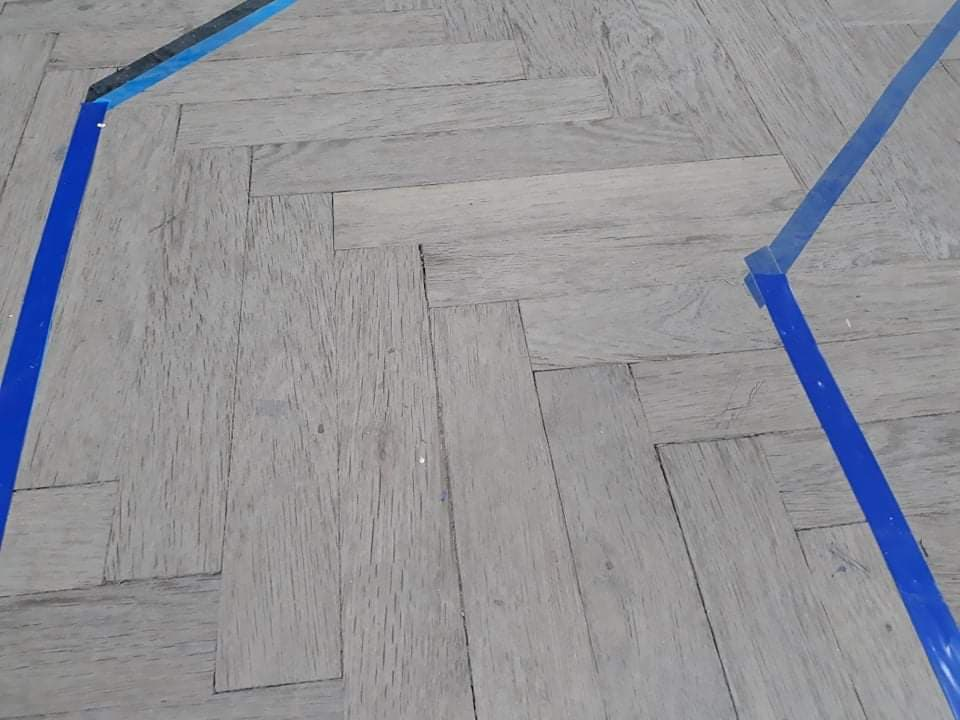
#> input picture Data/road3.jpg, 960 x 720 px
$ python -i core.py   (imports and definitions only)
#> lines starting #> are read from the running program, lines starting #| are printed output that depends on the picture; after the words box and inside, x2 and y2 are one past the last pixel; in counts of white or black regions, pixels touching at a corner belong together
import cv2
import numpy as np
import math
import urllib.request
import sys

_SHOW_IMAGE = False
# CAMERA_IP = 'http://192.168.1.7:8080/video'
CAMERA_IP = 'http://192.168.1.7:8080/shot.jpg'


class HandCodedLaneFollower(object):

    def __init__(self, car=None):
        #print('Creating a HandCodedLaneFollower...')
        self.car = car
        self.curr_steering_angle = 90

    def follow_lane(self, frame):
        # Main entry point of the lane follower
        # show_image("orig", frame)

        lane_lines, frame = detect_lane(frame)
        final_frame = self.steer(frame, lane_lines)

        return final_frame

    def steer(self, frame, lane_lines):
        # print('steering...')
        if len(lane_lines) == 0:
            #print('No lane lines detected, nothing to do.')
            return frame

        new_steering_angle = compute_steering_angle(frame, lane_lines)
        self.curr_steering_angle = stabilize_steering_angle(
            self.curr_steering_angle, new_steering_angle, len(lane_lines))

        if self.car is not None:
            self.car.front_wheels.turn(self.curr_steering_angle)
        curr_heading_image = display_heading_line(
            frame, self.curr_steering_angle)
        show_image("heading", curr_heading_image)

        return curr_heading_image


############################
# Frame processing steps
############################
def detect_lane(frame):
    #print('detecting lane lines...')

    edges = detect_edges(frame)
    show_image('edges', edges)

    cropped_edges = region_of_interest(edges)
    show_image('ROI', cropped_edges,show=True)

    line_segments = detect_line_segments(cropped_edges)
    line_segment_image = display_lines(frame, line_segments)
    show_image("line segments", line_segment_image,show=False)

    lane_lines = average_slope_intercept(frame, line_segments)
    lane_lines_image = display_lines(frame, lane_lines)
    show_image("lane lines", lane_lines_image)

    return lane_lines, lane_lines_image


def detect_edges(frame):
    # filter for blue lane lines
    hsv = cv2.cvtColor(frame, cv2.COLOR_BGR2HSV)
    show_image("hsv", hsv)
    lower_blue = np.array([30, 40, 0])
    upper_blue = np.array([150, 255, 255])
    mask = cv2.inRange(hsv, lower_blue, upper_blue)
    # lower_black = np.array([0, 0, 0])
    # upper_black = np.array([179, 255, 30])
    # mask = cv2.inRange(hsv, lower_black, upper_black)
    show_image("binary frame", mask,show=True)

    # detect edges
    edges = cv2.Canny(mask, 100, 400)

    return edges


# [20 lines left out: function detect_edges_old, not called in this run]


def region_of_interest(canny):
    height, width = canny.shape
    mask = np.zeros_like(canny)

    # only focus bottom half of the screen

    polygon = np.array([[
        (0, height * 1 / 2),
        (width, height * 1 / 2),
        (width, height),
        (0, height),
    ]], np.int32)

    cv2.fillPoly(mask, polygon, 255)
    show_image("mask", mask)
    masked_image = cv2.bitwise_and(canny, mask)
    return masked_image


def detect_line_segments(cropped_edges):
    # tuning min_threshold, minLineLength, maxLineGap is a trial and error process by hand
    rho = 1  # precision in pixel, i.e. 1 pixel
    angle = np.pi / 180  # degree in radian, i.e. 1 degree
    min_threshold = 10  # minimal of votes
    line_segments = cv2.HoughLinesP(cropped_edges, rho, angle, min_threshold, np.array([]), minLineLength=8,
                                    maxLineGap=4)

    if line_segments is not None:
        for line_segment in line_segments:
            pass
            # print('detected line_segment:')
            # print(line_segment[0])

    return line_segments


def average_slope_intercept(frame, line_segments):
    """
    This function combines line segments into one or two lane lines
    If all line slopes are < 0: then we only have detected left lane
    If all line slopes are > 0: then we only have detected right lane
    """
    lane_lines = []
    if line_segments is None:
        #print('No line_segment segments detected')
        return lane_lines

    height, width, _ = frame.shape
    left_fit = []
    right_fit = []

    boundary = 1/3
    # left lane line segment should be on left 2/3 of the screen
    left_region_boundary = width * (1 - boundary)
    # right lane line segment should be on left 2/3 of the screen
    right_region_boundary = width * boundary

    for line_segment in line_segments:
        for x1, y1, x2, y2 in line_segment:
            if x1 == x2:
                # print('skipping vertical line segment (slope=inf): %s' %
                #   line_segment)
                continue
            fit = np.polyfit((x1, x2), (y1, y2), 1)
            slope = fit[0]
            intercept = fit[1]
            if slope < 0:
                if x1 < left_region_boundary and x2 < left_region_boundary:
                    left_fit.append((slope, intercept))
            else:
                if x1 > right_region_boundary and x2 > right_region_boundary:
                    right_fit.append((slope, intercept))

    left_fit_average = np.average(left_fit, axis=0)
    if len(left_fit) > 0:
        lane_lines.append(make_points(frame, left_fit_average))

    right_fit_average = np.average(right_fit, axis=0)
    if len(right_fit) > 0:
        lane_lines.append(make_points(frame, right_fit_average))

    # [[[316, 720, 484, 432]], [[1009, 720, 718, 432]]]
    #print('lane lines: %s' % lane_lines)

    return lane_lines


def compute_steering_angle(frame, lane_lines):
    """ Find the steering angle based on lane line coordinate
        We assume that camera is calibrated to point to dead center
    """
    if len(lane_lines) == 0:
        #print('No lane lines detected, do nothing')
        return -90

    height, width, _ = frame.shape
    if len(lane_lines) == 1:

        # print('Only detected one lane line, just follow it. %s' %
        #   lane_lines[0])
        x1, _, x2, _ = lane_lines[0][0]
        x_offset = x2 - x1
    else:
        _, _, left_x2, _ = lane_lines[0][0]
        _, _, right_x2, _ = lane_lines[1][0]
        # 0.0 means car pointing to center, -0.03: car is centered to left, +0.03 means car pointing to right
        camera_mid_offset_percent = 0.02
        mid = int(width / 2 * (1 + camera_mid_offset_percent))
        x_offset = (left_x2 + right_x2) / 2 - mid

    # find the steering angle, which is angle between navigation direction to end of center line
    y_offset = int(height / 2)

    # angle (in radian) to center vertical line
    angle_to_mid_radian = math.atan(x_offset / y_offset)
    # angle (in degrees) to center vertical line
    angle_to_mid_deg = int(angle_to_mid_radian * 180.0 / math.pi)
    # this is the steering angle needed by picar front wheel
    steering_angle = angle_to_mid_deg + 90

    #print('new steering angle: %s' % steering_angle)
    # print(steering_angle)
    return steering_angle


def stabilize_steering_angle(curr_steering_angle, new_steering_angle, num_of_lane_lines, max_angle_deviation_two_lines=5, max_angle_deviation_one_lane=1):
    """
    Using last steering angle to stabilize the steering angle
    This can be improved to use last N angles, etc
    if new angle is too different from current angle, only turn by max_angle_deviation degrees
    """
    if num_of_lane_lines == 2:
        # if both lane lines detected, then we can deviate more
        max_angle_deviation = max_angle_deviation_two_lines
    else:
        # if only one lane detected, don't deviate too much
        max_angle_deviation = max_angle_deviation_one_lane

    angle_deviation = new_steering_angle - curr_steering_angle
    if abs(angle_deviation) > max_angle_deviation:
        stabilized_steering_angle = int(curr_steering_angle
                                        + max_angle_deviation * angle_deviation / abs(angle_deviation))
    else:
        stabilized_steering_angle = new_steering_angle
    # print('Proposed angle: %s, stabilized angle: %s' %
    #       (new_steering_angle, stabilized_steering_angle))
    return stabilized_steering_angle


############################
# Utility Functions
############################
def display_lines(frame, lines, line_color=(0, 255, 0), line_width=10):
    line_image = np.zeros_like(frame)
    if lines is not None:
        for line in lines:
            for x1, y1, x2, y2 in line:
                cv2.line(line_image, (x1, y1), (x2, y2),
                         line_color, line_width)
    line_image = cv2.addWeighted(frame, 0.8, line_image, 1, 1)
    return line_image


def display_heading_line(frame, steering_angle, line_color=(0, 0, 255), line_width=5, ):
    heading_image = np.zeros_like(frame)
    height, width, _ = frame.shape

    # figure out the heading line from steering angle
    # heading line (x1,y1) is always center bottom of the screen
    # (x2, y2) requires a bit of trigonometry

    # Note: the steering angle of:
    # 0-89 degree: turn left
    # 90 degree: going straight
    # 91-180 degree: turn right
    steering_angle_radian = steering_angle / 180.0 * math.pi
    x1 = int(width / 2)
    y1 = height
    x2 = int(x1 - height / 2 / math.tan(steering_angle_radian))
    y2 = int(height / 2)

    cv2.line(heading_image, (x1, y1), (x2, y2), line_color, line_width)
    heading_image = cv2.addWeighted(frame, 0.8, heading_image, 1, 1)

    return heading_image


def length_of_line_segment(line):
    x1, y1, x2, y2 = line
    return math.sqrt((x2 - x1) ** 2 + (y2 - y1) ** 2)


def show_image(title, frame, show=_SHOW_IMAGE):
    if show:
        cv2.imshow(title, frame)


def make_points(frame, line):
    height, width, _ = frame.shape
    slope, intercept = line
    y1 = height  # bottom of the frame
    y2 = int(y1 * 1 / 2)  # make points from middle of the frame down

    # bound the coordinates within the frame
    x1 = max(-width, min(2 * width, int((y1 - intercept) / slope)))
    x2 = max(-width, min(2 * width, int((y2 - intercept) / slope)))
    return [[x1, y1, x2, y2]]


############################
# Test Functions
############################
# [66 lines left out: functions test_photo, test_video, compute_direction, not called in this run]


# [18 lines not run here, left out]


>>> import cv2
>>> picture = cv2.imread('Data/road3.jpg')
#> picture is the input picture: shape (720, 960, 3); mean B, G, R 151.8, 146, 145.6
>>> result = HandCodedLaneFollower().follow_lane(picture)
#> in detect_edges, `hsv = cv2.cvtColor(frame, cv2.COLOR_BGR2HSV)`: hsv: shape (720, 960, 3); mean H, S, V 67.1, 16.3, 153.8
#> in detect_edges, `mask = cv2.inRange(hsv, lower_blue, upper_blue)`:
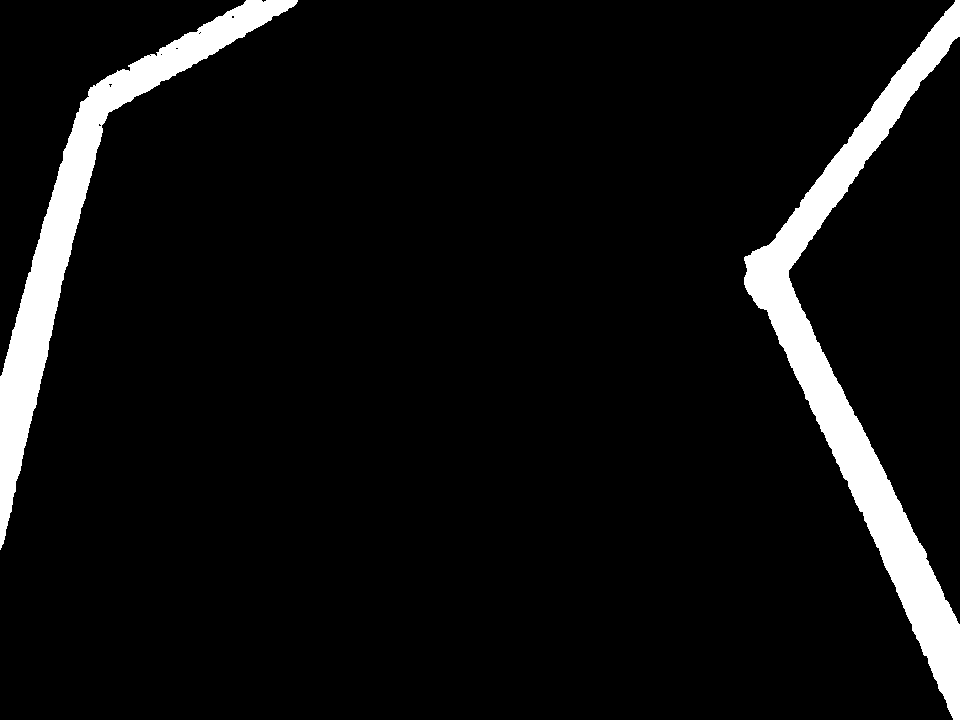
#> mask: shape (720, 960); 6.8% white; 2 white regions, box (x1, y1, x2, y2) and area: (744, 0, 960, 720) 27140, (0, 0, 298, 550) 19682
#> in detect_edges, `edges = cv2.Canny(mask, 100, 400)`: edges: shape (720, 960); 0.41% white in thin lines or dots
#> in region_of_interest, `cv2.fillPoly(mask, polygon, 255)`:
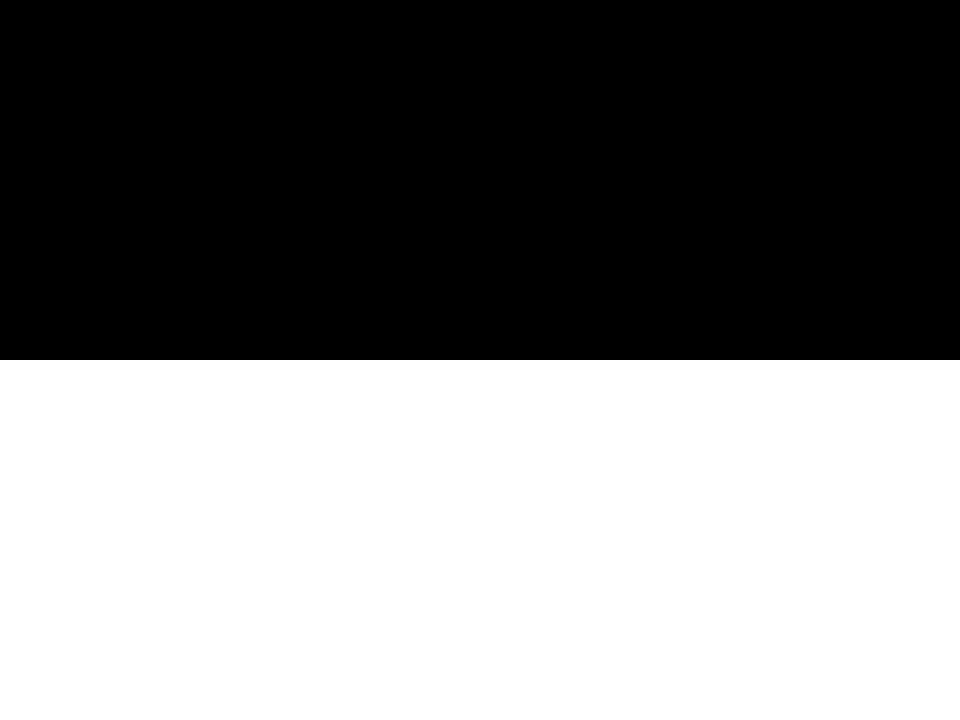
#> mask: shape (720, 960); 50% white; 1 white region, box (x1, y1, x2, y2) and area: (0, 360, 960, 720) 345600
#> in region_of_interest, `masked_image = cv2.bitwise_and(canny, mask)`:
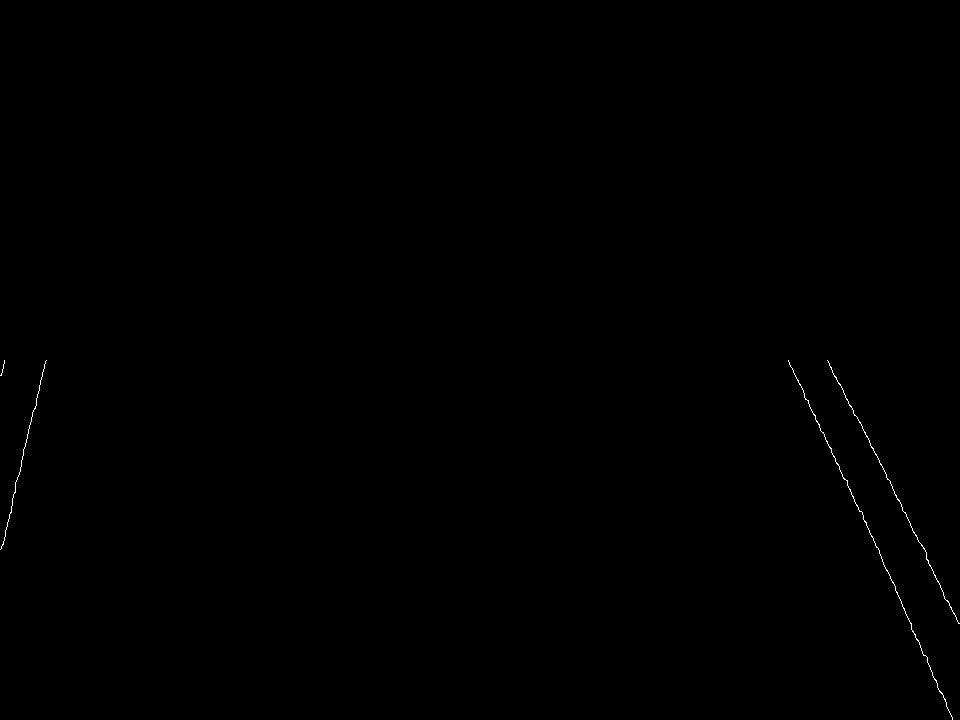
#> masked_image: shape (720, 960); 0.13% white in thin lines or dots, all inside (x1, y1, x2, y2) = (0, 360, 960, 720)
#> in detect_line_segments, `line_segments = cv2.HoughLinesP(cropped_edges, rho, angle, min_thresho..`: line_segments = 37 rows, first 6: [857, 417, 888, 479], [863, 519, 876, 547], [17, 479, 34, 408], [901, 603, 911, 626], [825, 439, 860, 511], [814, 414, 819, 425]
#> the loop in detect_line_segments, `for line_segment in line_segments:` made 37 passes
#> line_segment on passes 1 to 12: [[857, 417, 888, 479]], [[863, 519, 876, 547]], [[17, 479, 34, 408]], [[901, 603, 911, 626]], [[825, 439, 860, 511]], [[814, 414, 819, 425]], [[901, 506, 921, 545]], [[3, 544, 15, 487]], [[788, 361, 814, 415]], [[887, 570, 892, 581]], [[35, 408, 45, 361]], [[829, 363, 834, 376]]
#> the loop in display_lines, `for line in lines:` made 37 passes
#> in display_lines, `line_image = cv2.addWeighted(frame, 0.8, line_image, 1, 1)`:
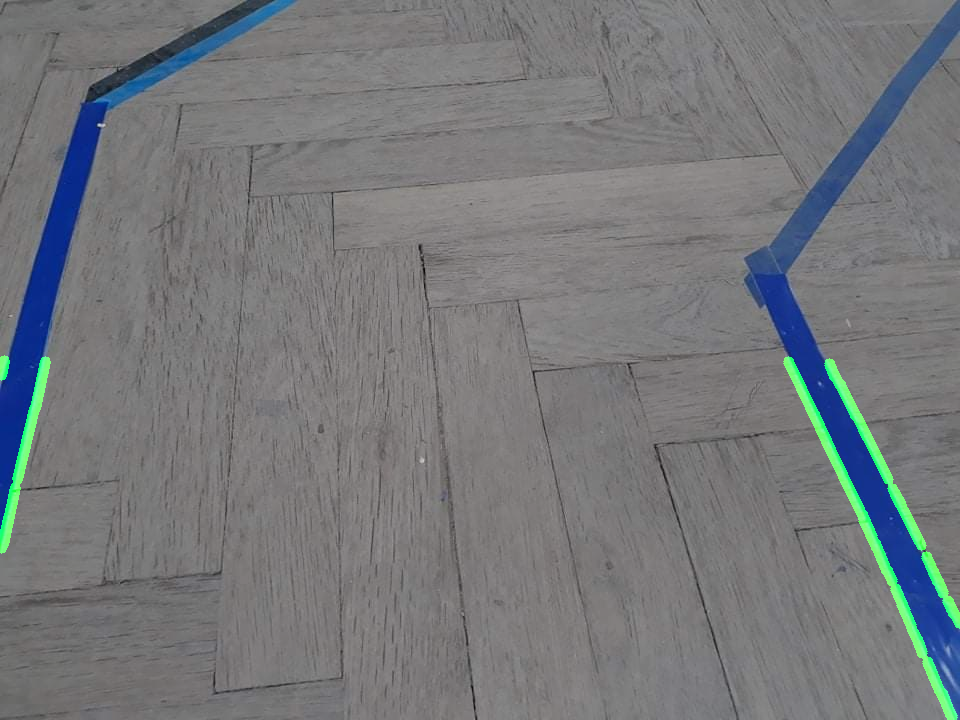
#> line_image: shape (720, 960, 3); mean B, G, R 122.5, 120, 117.5
#> the loop in average_slope_intercept, `for line_segment in line_segments:` made 37 passes
#> after the loop in average_slope_intercept, `for line_segment in line_segments:`: left_fit = [(-4.18, 550), (-4.75, 558.3), (-4.7, 572.5), (-4.25, 552.2), (-5, 380)]; right_fit = 32 pairs, first value 1.78 to 2.8, second value -1928.6 to -1092.8
#> in average_slope_intercept, `left_fit_average = np.average(left_fit, axis=0)`: left_fit_average = [-4.58, 522.6]
#> in make_points, `slope, intercept = line`: slope = -4.58; intercept = 522.6
#> in make_points, `x1 = max(-width, min(2 * width, int((y1 - intercept) / slope)))`: x1 = -43
#> in make_points, `x2 = max(-width, min(2 * width, int((y2 - intercept) / slope)))`: x2 = 35
#> in average_slope_intercept, `right_fit_average = np.average(right_fit, axis=0)`: right_fit_average = [2.19, -1414.1]
#> in detect_lane, `lane_lines = average_slope_intercept(frame, line_segments)`: lane_lines = [[[-43, 720, 35, 360]], [[976, 720, 811, 360]]]
#> call 2 of display_lines, with line_color = (0, 255, 0), line_width = 10
#> the loop in display_lines (call 2), `for line in lines:` made 2 passes
#> in display_lines (call 2), `line_image = cv2.addWeighted(frame, 0.8, line_image, 1, 1)`:
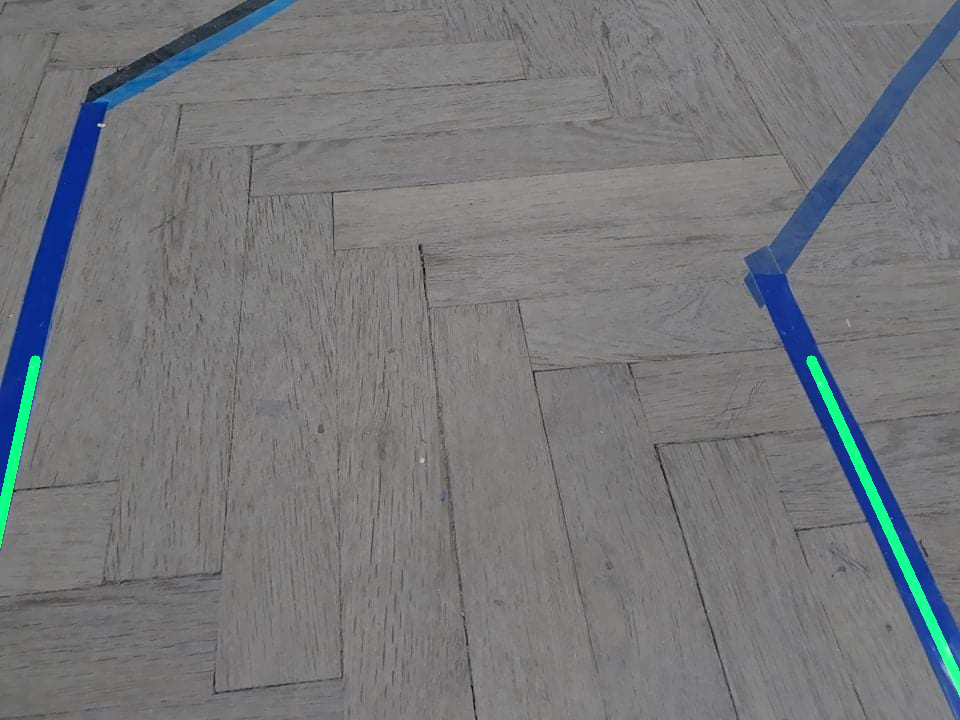
#> line_image: shape (720, 960, 3); mean B, G, R 122.5, 119.5, 117.5
#> in compute_steering_angle, `_, _, left_x2, _ = lane_lines[0][0]`: left_x2 = 35
#> in compute_steering_angle, `_, _, right_x2, _ = lane_lines[1][0]`: right_x2 = 811
#> in compute_steering_angle, `x_offset = (left_x2 + right_x2) / 2 - mid`: x_offset = -66
#> in compute_steering_angle, `angle_to_mid_radian = math.atan(x_offset / y_offset)`: angle_to_mid_radian = -0.181
#> in compute_steering_angle, `angle_to_mid_deg = int(angle_to_mid_radian * 180.0 / math.pi)`: angle_to_mid_deg = -10
#> in compute_steering_angle, `steering_angle = angle_to_mid_deg + 90`: steering_angle = 80
#> in stabilize_steering_angle, `angle_deviation = new_steering_angle - curr_steering_angle`: angle_deviation = -10
#> in stabilize_steering_angle, `stabilized_steering_angle = int(curr_steering_angle + max_angle_deviat..`: stabilized_steering_angle = 85
#> in display_heading_line, `steering_angle_radian = steering_angle / 180.0 * math.pi`: steering_angle_radian = 1.48
#> in display_heading_line, `x2 = int(x1 - height / 2 / math.tan(steering_angle_radian))`: x2 = 448
#> in display_heading_line, `heading_image = cv2.addWeighted(frame, 0.8, heading_image, 1, 1)`:
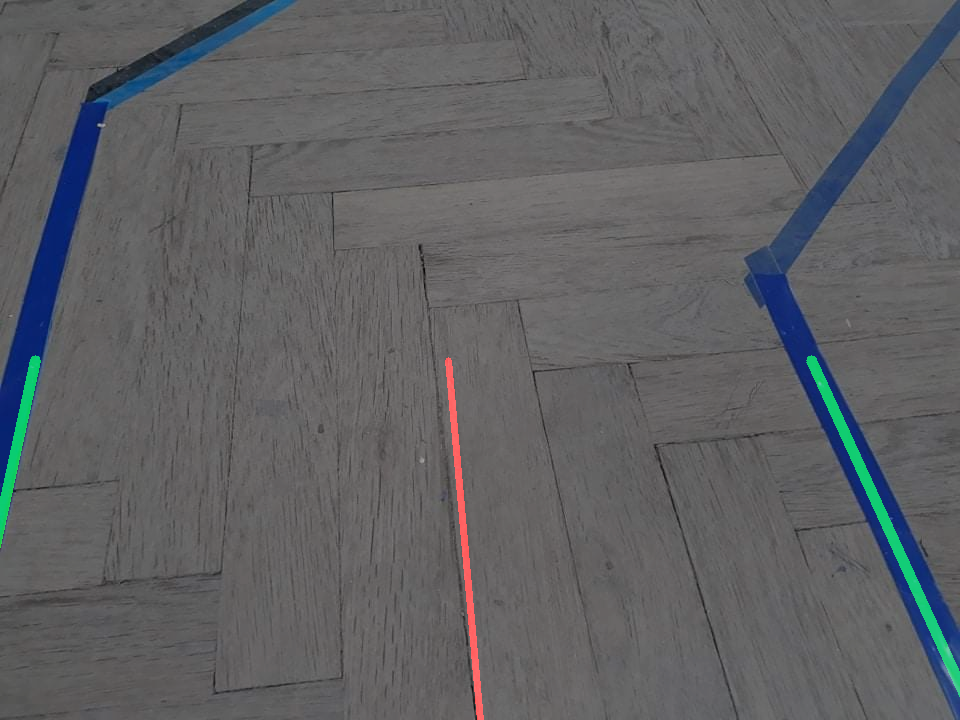
#> heading_image: shape (720, 960, 3); mean B, G, R 99, 96.6, 95.5
